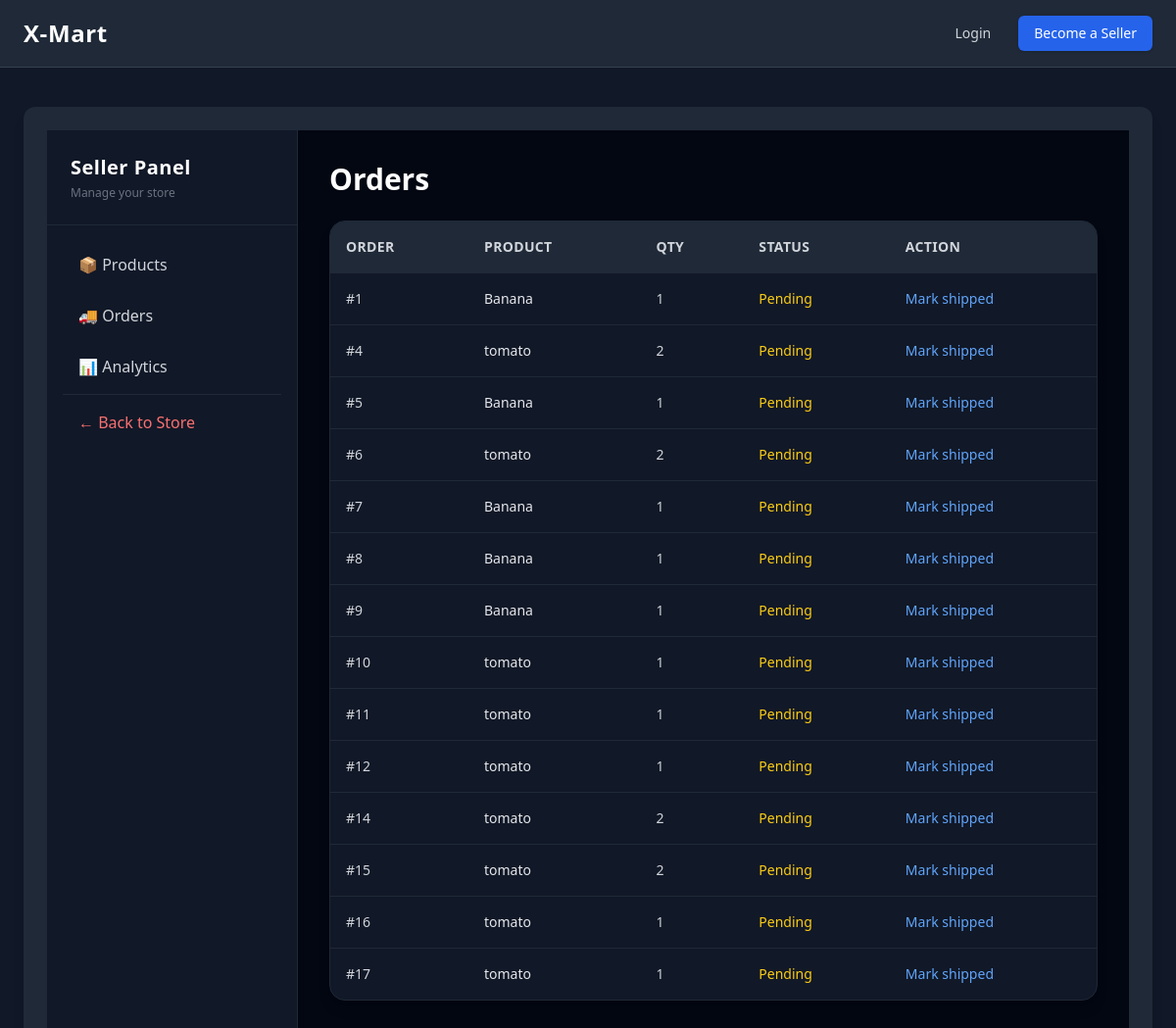
The app's page /seller/orders/ (signed in) with its own data.
### playground/models.py (models this page shows, shortened)
class OrderItem(models.Model):
    STATUS_PENDING = 'pending'
    STATUS_SHIPPED = 'shipped'
    STATUS_DELIVERED = 'delivered'
    STATUS_CHOICES = [
        (STATUS_PENDING, 'Pending'),
        (STATUS_SHIPPED, 'Shipped'),
        (STATUS_DELIVERED, 'Delivered'),
    ]
    order = models.ForeignKey(Order, on_delete=models.CASCADE, related_name='items')
    product = models.ForeignKey(Product, on_delete=models.PROTECT)
    seller = models.ForeignKey(
        settings.AUTH_USER_MODEL,
        on_delete=models.PROTECT,
        null=True,
        blank=True,
        db_index=True
    )
    quantity = models.PositiveIntegerField()
    price_at_purchase = models.DecimalField(max_digits=10, decimal_places=2)
    status = models.CharField(
        max_length=20,
        choices=STATUS_CHOICES,
        default=STATUS_PENDING
    )
    created_at = models.DateTimeField(auto_now_add=True)

class Order(models.Model):
    STATUS_PENDING = 'pending'
    STATUS_PAID = 'paid'
    STATUS_SHIPPED = 'shipped'
    STATUS_OUT_FOR_DELIVERY = 'out_for_delivery'
    STATUS_DELIVERED = 'delivered'
    STATUS_CANCELLED = 'cancelled'
    STATUS_CHOICES = [
        (STATUS_PENDING, 'Pending'),
        (STATUS_PAID, 'Paid'),
        (STATUS_SHIPPED, 'Shipped'),
        (STATUS_OUT_FOR_DELIVERY, 'Out for delivery'),
        (STATUS_DELIVERED, 'Delivered'),
        (STATUS_CANCELLED, 'Cancelled'),
    ]
    user = models.ForeignKey(
        settings.AUTH_USER_MODEL,
        on_delete=models.PROTECT,
        db_index=True
    )
    total_price = models.DecimalField(max_digits=10, decimal_places=2)
    status = models.CharField(
        max_length=20,
        choices=STATUS_CHOICES,
        default=STATUS_PENDING
    )
    created_at = models.DateTimeField(auto_now_add=True)

class Product(models.Model):
    title = models.CharField(max_length=255)
    slug = models.SlugField(max_length=255, unique=True, blank=True)
    description = models.TextField(blank=True)
    base_price = models.DecimalField(max_digits=10, decimal_places=2)
    inventory = models.PositiveIntegerField(default=0)
    image = models.ImageField(upload_to='products/%Y/%m/%d/', blank=True, null=True)
    available = models.BooleanField(default=True)
    created = models.DateTimeField(auto_now_add=True)
    last_update = models.DateTimeField(auto_now=True)
    seller = models.ForeignKey(
        settings.AUTH_USER_MODEL,
        on_delete=models.CASCADE,
        related_name='products'
    )

### playground/views.py (the view)
# urls.py: path('seller/orders/', views.seller_orders, name='seller_orders'),
@login_required
@seller_required
def seller_orders(request):
    order_items = (
        OrderItem.objects
        .filter(seller=request.user)
        .select_related('order', 'product')
    )
    return render(request, 'seller/orders.html', {
        'order_items': order_items
    })

### templates/seller/orders.html (shortened to what this page needs)
{% extends "seller/base.html" %}
{% block seller_content %}
<h1 class="text-3xl font-semibold text-white mb-6">
  Orders
</h1>
<div class="bg-gray-900 border border-gray-800 rounded-2xl overflow-hidden shadow-lg">
  <table class="w-full text-sm">
    <thead class="bg-gray-800 text-gray-300 uppercase tracking-wide">
      <tr>
        <th class="p-4 text-left">Order</th>
        <th class="p-4 text-left">Product</th>
        <th class="p-4 text-left">Qty</th>
        <th class="p-4 text-left">Status</th>
        <th class="p-4 text-left">Action</th>
      </tr>
    </thead>
    <tbody>
      {% for item in order_items %}
        <tr class="border-t border-gray-800 hover:bg-gray-800 transition">
          <td class="p-4 text-gray-300">
            #{{ item.order.id }}
          </td>
          <td class="p-4 text-gray-200">
            {{ item.product.title }}
          </td>
          <td class="p-4 text-gray-300">
            {{ item.quantity }}
          </td>
          <td class="p-4 capitalize">
            {% if item.status == "pending" %}
              <span class="text-yellow-400 font-medium">
                Pending
              </span>
            {% elif item.status == "shipped" %}
              <span class="text-blue-400 font-medium">
                Shipped
              </span>
            {% elif item.status == "delivered" %}
              <span class="text-green-400 font-medium">
                Delivered
              </span>
            {% else %}
              <span class="text-gray-400">
                {{ item.status }}
              </span>
            {% endif %}
          </td>
          <td class="p-4">
            {% if item.status == "pending" %}
              <a href="{% url 'playground:mark_shipped' item.id %}"
                 class="text-blue-400 hover:text-blue-300 font-medium transition">
                Mark shipped
              </a>
            {% else %}
              <span class="text-gray-500">—</span>
            {% endif %}
          </td>
        </tr>
      {% endfor %}
    </tbody>
  </table>
</div>
{% endblock %}

### records on screen
OrderItem: order.id "1", product "Banana", quantity "1", status "Pending"
OrderItem: order.id "4", product "tomato", quantity "2", status "Pending"
OrderItem: order.id "5", product "Banana", quantity "1", status "Pending"
OrderItem: order.id "6", product "tomato", quantity "2", status "Pending"
OrderItem: order.id "7", product "Banana", quantity "1", status "Pending"
OrderItem: order.id "8", product "Banana", quantity "1", status "Pending"
OrderItem: order.id "9", product "Banana", quantity "1", status "Pending"
OrderItem: order.id "10", product "tomato", quantity "1", status "Pending"
OrderItem: order.id "11", product "tomato", quantity "1", status "Pending"
OrderItem: order.id "12", product "tomato", quantity "1", status "Pending"
OrderItem: order.id "14", product "tomato", quantity "2", status "Pending"
OrderItem: order.id "15", product "tomato", quantity "2", status "Pending"
OrderItem: order.id "16", product "tomato", quantity "1", status "Pending"
OrderItem: order.id "17", product "tomato", quantity "1", status "Pending"
